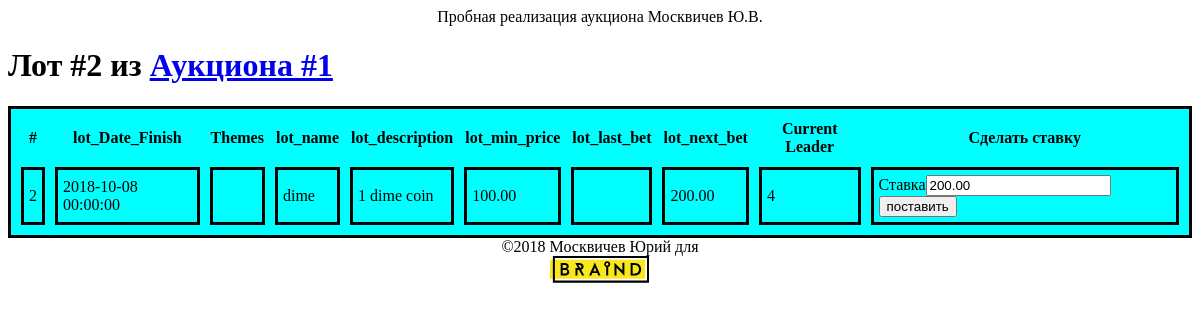
Screenshot of /lot.php/?id=2 with the database file from the repository.
### tables this page shows
CREATE TABLE `lots` (
  `id_lot` int(11) NOT NULL AUTO_INCREMENT,
  `lot_Date_Finish` datetime NOT NULL,
  `lot_name` varchar(45) NOT NULL,
  `lot_description` varchar(256) NOT NULL,
  `lot_min_price` decimal(15,2) NOT NULL,
  `auction_id` int(11) NOT NULL,
  `lot_next_bet` decimal(15,2) NOT NULL,
  `lot_hidden_bet` decimal(15,2) NOT NULL,
  `lot_current_leader` int(11) DEFAULT NULL,
  `lot_last_bet` varchar(45) DEFAULT NULL,
  PRIMARY KEY (`id_lot`),
  KEY `fk_lot_auction_idx` (`auction_id`),
  KEY `fk_lots_1_idx` (`lot_current_leader`),
  CONSTRAINT `fk_lot_auction` FOREIGN KEY (`auction_id`) REFERENCES `auctions` (`id`) ON DELETE NO ACTION ON UPDATE NO ACTION,
  CONSTRAINT `fk_lots_1` FOREIGN KEY (`lot_current_leader`) REFERENCES `users` (`id_user`) ON DELETE NO ACTION ON UPDATE NO ACTION
);

### lot.php (called while the page is built, shortened)
<?php
    require_once("models/auction.php");
    require_once("models/lot.php");
    $link = db_connect();
    $lot = lot_get($link, $_GET['id']);
    include ("views/lot.php");
 ?>

### models/lot.php (called while the page is built, shortened)
<?php
    function lot_get($link, $id){
        $query = "SELECT * FROM lots WHERE  id_lot =".$id;
        $result = mysqli_query($link, $query);
        $lot = mysqli_fetch_assoc($result);
        return $lot;
    }
?>

### views/lot.php (the view, shortened to what this page needs)
<!DOCTYPE html>
<html>
    <head>
        <link rel="stylesheet" href="/style.css" />
    </head>
    <body>
        <?php include('views/header.php'); ?>
        <div>
                <h1>Лот #<?=$lot['id_lot']?> из <a href="/auction.php/?id=<?=$lot['auction_id']?>">Аукциона #<?=$lot['auction_id']?></a></h1>
        </div>
        <div>
            <table class="table_auction">
                <tr>
                    <th>#</th>
                    <th>lot_Date_Finish</th>
                    <th>Themes</th>
                    <th>lot_name</th>
                    <th>lot_description</th>
                    <th>lot_min_price</th>
                    <th>lot_last_bet</th>
                    <th>lot_next_bet</th>
                    <th>Current Leader</th>
                    <th>Сделать ставку</th>
                </tr>
                <tr>
                    <td><?=$lot['id_lot']?></td>
                    <td><?=$lot['lot_Date_Finish']?></td>
                    <td><?php foreach($themes=get_lot_themes($link, $lot['id_lot']) as $t): ?>
                        <?php endforeach ?></td>
                    <td><?=$lot['lot_name']?></td>
                    <td><?=$lot['lot_description']?></td>
                    <td><?=$lot['lot_min_price']?></td>
                    <td><?=$lot['lot_last_bet']?></td>
                    <td><?=$lot['lot_next_bet']?></td>
                    <td><?=$lot['lot_current_leader']?></td>
                    <td>
                    <?php
                        if ($_COOKIE != NULL):
                    ?>
                    <?php include('views/bet.php')?>
                    <?php else: ?>
                        echo "Чтобы сделать ставку  <a href='/register.php'>зарегистрируйтесь</a> или <a href='/login.php'>войдите</a>";
                    <?php endif ?>
                </td>
                </tr>
            </table>
        </div>
        <?php include('views/footer.php'); ?>
    </body>
</html>

### views/bet.php (shortened to what this page needs)
<form method="POST">
Ставка<input name='bet_size' type="number" step="0.01" value="<?=$lot['lot_next_bet']?>" required/>
<input name="submit" type="submit" value="поставить"/>
</form>

### style.css (style rules this page uses)
.table_auction { width: 100%; background-color: aqua; border: 3px solid black; border-color: black; border-collapse: none; border-spacing: 10px; }
td { border: 3px solid black; padding: 5px; }

### rows the page displays
lots: id_lot "2", auction "1", lot_Date_Finish "2018-10-08 00:00:00", lot_name "dime", lot_description "1 dime coin", lot_min_price "100.00", lot_next_bet "200.00", lot_current_leader "4", bet_size "200.00"
